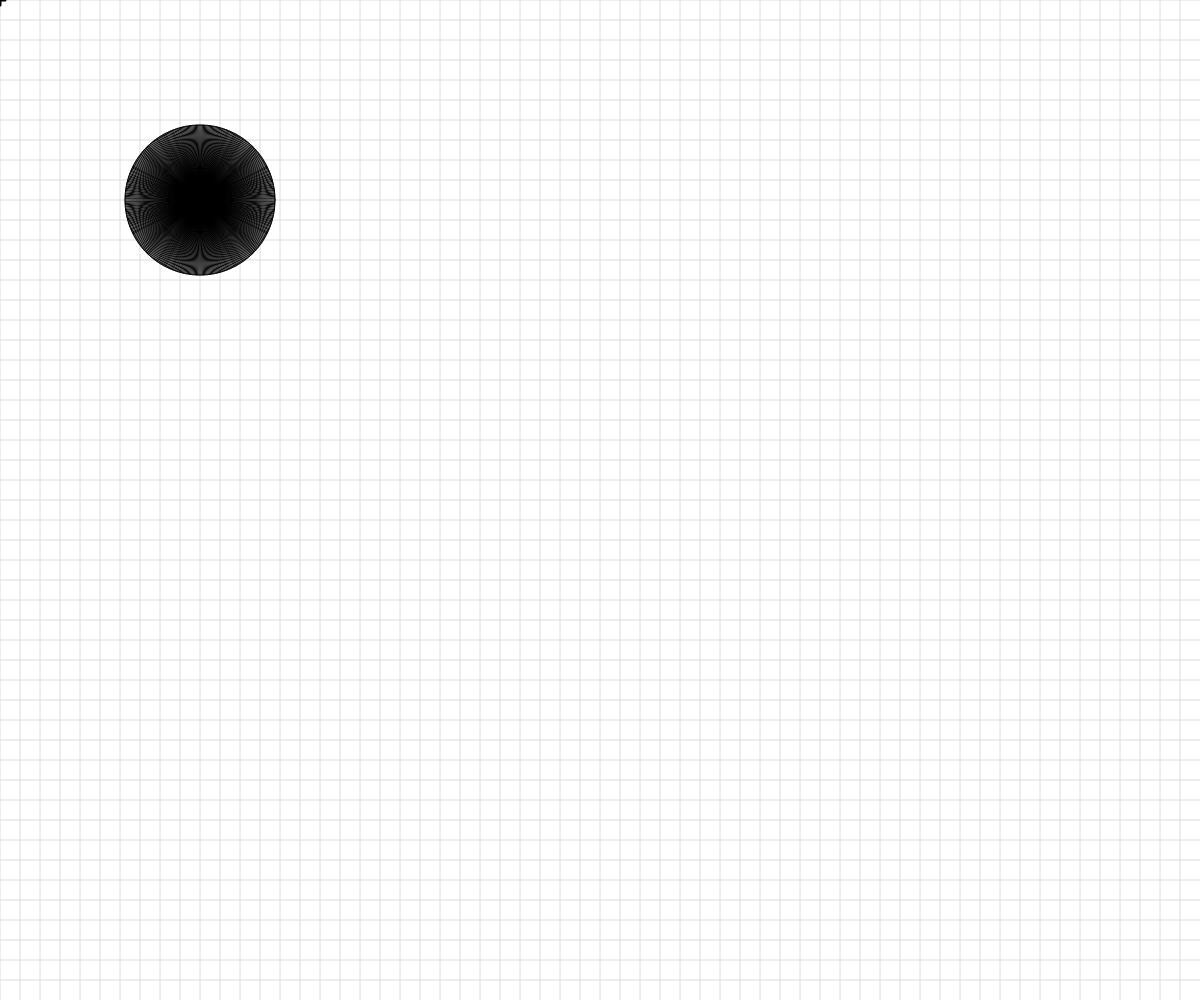
Frame 1 (no input)
Frame 60 (no input): identical to frame 1, image omitted
Frame 120 (the mouse pressed at the canvas centre since frame 60): identical to frame 1, image omitted

The p5.js sketch that drew this single still picture (run headless with seeded random() and noise() and a simulated clock; from frame 60 on, the mouse is pressed at the canvas centre):

// p5.js sketch
// ── sketch.js
// Basic Transformations Sandbox


let originalSpacing = 20;


function setup() {
  createCanvas(windowWidth, windowHeight);
  angleMode(DEGREES);
}

function draw() {
  background(255);
  drawBasicGrid(220);

  //circle first:
  push();
  translate(200,200);
  circle(0,0, 150);

  //single line
  let numLines = 400;
  let angle = 360/numLines;
  for(let i = 0; i < numLines; i++){
    line(0,0,75,0);
    rotate(angle);
  }
  
  pop();



  //transformation one: TRANSLATION
  // push();  //makes a copy of coordinate system
  // translate(100,50);
  // drawBasicGrid(150);
  // rectangleRed(0,0);
  // pop(); //discards the current coodinate system

  // rectangleBlue(0,0);
 

  //add push()  pop()




  //transformation two: SCALE
  // rectangleRed(40,0);
  // push();
  // //scale  1 → no change
  // //scale <1 → smaller system
  // //scale >1 → larger system
  // let scaleAmount = mouseX;
  // scaleAmount = map(scaleAmount, 0, width, 0, 20);
  // translate(40,40);
  // //move origin to rectangle location
  // scale(scaleAmount);
  // rectangleRed(0,0);
  // // translate(100,0);
  // // scale(scaleAmount);
  
  // // drawBasicGrid(150);
  // // rectangleBlue(20,20);
  // pop();




  //transformation three: ROTATION
  //reminder: rotations are measured in radians, not degrees! Functions can help with the conversion...
  
  
  // push();
  // translate(200,200);
  // rotate(frameCount);
  // //drawBasicGrid(150);
  // face(0,0);
  // pop();


  // //Combinations of Transformations
  // push();
  // scale(4);
  // translate(100,40);
  // rotate(frameCount + 180);
  // face(0,0);
  // pop();
  

}


function face(x, y) {
  //draw a face at x,y
  push();
  translate(x,y);
  ellipseMode(CENTER);
  fill(200,200,0);
  stroke(0);
  ellipse(0,0,80,80);
  fill(90, 140, 30, 220);
  triangle(-20, 20, 20, 20, 0, 30);
  fill(0);
  ellipse(-25,0,10,10);
  ellipse(25,0,10,10);
  strokeWeight(5);
  line(-30,-10,30,-10);
  strokeWeight(1);
  pop();

}

function rectangleRed(x, y) {
  //draw a red rectangle at x,y (sized 50 pixels square) - to visualize what happens to the coordinate system
  //when different basic transformations are applied.
  noStroke();
  fill(255, 0, 0, 150);
  rect(x, y, 50, 50);

}

function rectangleBlue(x, y) {
  //draw a red rectangle at x,y (sized 50 pixels square) - to visualize what happens to the coordinate system
  //when different basic transformations are applied.
  noStroke();
  fill(0, 0, 255, 150);
  rect(x, y, 50, 50);

}

function drawBasicGrid(shade) {
  //draw the normal cartesian Coordinate Grid, in a light color. Spaced at 20 px by default
  stroke(shade);
  for (let x = 0; x < width; x += 20) {
    line(x, 0, x, height);
  }
  for (let y = 0; y < height; y += 20) {
    line(0, y, width, y);
  }

  //Draw "X" at the origin
  strokeWeight(3);
  stroke(0);
  line(-5,0,5,0);
  line(0,5,0,-5);
  strokeWeight(1);
}
